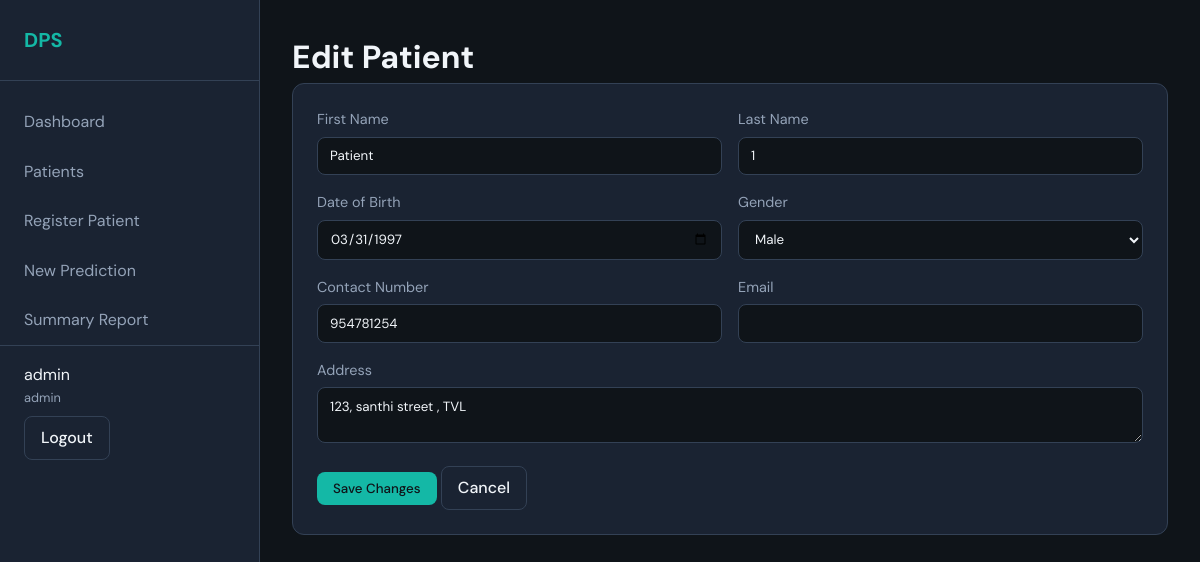
Page /patients/1/edit (signed in) on the committed database.
### app/models.py (models this page shows, shortened)
class User(UserMixin, db.Model):
    __tablename__ = 'users'
    id = db.Column(db.Integer, primary_key=True)
    username = db.Column(db.String(80), unique=True, nullable=False)
    email = db.Column(db.String(120), unique=True, nullable=False)
    password_hash = db.Column(db.String(256), nullable=False)
    role = db.Column(db.String(20), nullable=False)  # admin, doctor, nurse, staff
    created_at = db.Column(db.DateTime, default=datetime.utcnow)
    def can_manage_patients(self):
        return self.role in ('admin', 'doctor', 'nurse', 'staff')

class Patient(db.Model):
    __tablename__ = 'patients'
    id = db.Column(db.Integer, primary_key=True)
    patient_id = db.Column(db.String(20), unique=True, nullable=False)
    first_name = db.Column(db.String(100), nullable=False)
    last_name = db.Column(db.String(100), nullable=False)
    date_of_birth = db.Column(db.Date, nullable=False)
    gender = db.Column(db.String(10), nullable=False)
    contact_number = db.Column(db.String(20))
    email = db.Column(db.String(120))
    address = db.Column(db.Text)
    registered_by = db.Column(db.Integer, db.ForeignKey('users.id'))
    created_at = db.Column(db.DateTime, default=datetime.utcnow)
    updated_at = db.Column(db.DateTime, default=datetime.utcnow, onupdate=datetime.utcnow)
    predictions = db.relationship('Prediction', backref='patient', lazy='dynamic')

### app/routes/patient_routes.py (the view, shortened to what this page needs)
@patient_bp.route('/<int:id>/edit', methods=['GET', 'POST'])
@login_required
@require_staff
def edit(id):
    patient = Patient.query.get_or_404(id)
    return render_template('patients/edit.html', patient=patient)

### app/routes/patient_routes.py (called while the page is built)
def require_staff(f):
    @wraps(f)
    def decorated(*args, **kwargs):
        if not current_user.can_manage_patients():
            flash('Access denied. Staff role required.', 'error')
            return redirect(url_for('dashboard.overview'))
        return f(*args, **kwargs)
    return decorated

### app/templates/patients/edit.html (shortened to what this page needs)
{% extends "base.html" %}
{% block content %}
<h1>Edit Patient</h1>
<div class="card">
    <form method="POST" action="{{ url_for('patient.edit', id=patient.id) }}">
        <div style="display: grid; grid-template-columns: 1fr 1fr; gap: 1rem;">
            <div class="form-group">
                <label for="first_name">First Name</label>
                <input type="text" id="first_name" name="first_name" value="{{ patient.first_name }}" required>
            </div>
            <div class="form-group">
                <label for="last_name">Last Name</label>
                <input type="text" id="last_name" name="last_name" value="{{ patient.last_name }}" required>
            </div>
        </div>
        <div style="display: grid; grid-template-columns: 1fr 1fr; gap: 1rem;">
            <div class="form-group">
                <label for="date_of_birth">Date of Birth</label>
                <input type="date" id="date_of_birth" name="date_of_birth" value="{{ patient.date_of_birth }}" required>
            </div>
            <div class="form-group">
                <label for="gender">Gender</label>
                <select id="gender" name="gender" required>
                    <option value="Male" {% if patient.gender=='Male' %}selected{% endif %}>Male</option>
                </select>
            </div>
        </div>
        <div style="display: grid; grid-template-columns: 1fr 1fr; gap: 1rem;">
            <div class="form-group">
                <label for="contact_number">Contact Number</label>
                <input type="text" id="contact_number" name="contact_number" value="{{ patient.contact_number or '' }}">
            </div>
            <div class="form-group">
                <label for="email">Email</label>
                <input type="email" id="email" name="email" value="{{ patient.email or '' }}">
            </div>
        </div>
        <div class="form-group">
            <label for="address">Address</label>
            <textarea id="address" name="address" rows="2">{{ patient.address or '' }}</textarea>
        </div>
        <button type="submit" class="btn btn-primary">Save Changes</button>
        <a href="{{ url_for('patient.view', id=patient.id) }}" class="btn btn-secondary">Cancel</a>
    </form>
</div>
{% endblock %}

### app/templates/base.html (shortened to what this page needs)
<!DOCTYPE html>
<html lang="en">
<head>
</head>
<body>
    <div class="{% if current_user.is_authenticated %}layout{% endif %}">
        {% if current_user.is_authenticated %}
        <aside class="sidebar">
            <div class="sidebar-brand">DPS</div>
            <nav class="sidebar-nav">
                <a href="{{ url_for('dashboard.overview') }}">Dashboard</a>
                <a href="{{ url_for('patient.list_patients') }}">Patients</a>
                <a href="{{ url_for('patient.register') }}">Register Patient</a>
                <a href="{{ url_for('prediction.new') }}">New Prediction</a>
                <a href="{{ url_for('report.summary_report') }}">Summary Report</a>
            </nav>
            <div class="user-menu">
                <div>{{ current_user.username }}</div>
                <div style="font-size: 0.8rem; color: var(--text-muted);">{{ current_user.role }}</div>
                <a href="{{ url_for('auth.logout') }}" class="btn btn-secondary" style="margin-top: 0.5rem;">Logout</a>
            </div>
        </aside>
        {% endif %}
        <main class="main-content" {% if not current_user.is_authenticated %}style="max-width: 480px; margin: 0 auto; padding: 4rem 2rem;"{% endif %}>
            {% block content %}{% endblock %}
        </main>
    </div>
</body>
</html>

### app/templates/base.html (style rules this page uses)
:root { --bg-dark: #0f1419; --bg-card: #1a2332; --accent-teal: #14b8a6; --accent-blue: #3b82f6; --accent-amber: #f59e0b; --accent-red: #ef4444; --accent-green: #10b981; --text-primary: #f1f5f9; --text-muted: #94a3b8; --border: #334155; }
* { box-sizing: border-box; margin: 0; padding: 0; }
body { font-family: 'DM Sans', sans-serif; background: var(--bg-dark); color: var(--text-primary); min-height: 100vh; line-height: 1.6; }
.layout { display: flex; min-height: 100vh; }
.sidebar { width: 260px; background: var(--bg-card); border-right: 1px solid var(--border); padding: 1.5rem 0; }
.sidebar-brand { padding: 0 1.5rem 1.5rem; font-weight: 700; font-size: 1.25rem; color: var(--accent-teal); border-bottom: 1px solid var(--border); margin-bottom: 1rem; }
.sidebar-nav a { display: block; padding: 0.75rem 1.5rem; color: var(--text-muted); text-decoration: none; }
.main-content { flex: 1; padding: 2rem; overflow-y: auto; }
.btn { display: inline-block; padding: 0.5rem 1rem; border-radius: 8px; text-decoration: none; font-weight: 500; cursor: pointer; border: none; font-family: inherit; }
.btn-primary { background: var(--accent-teal); color: var(--bg-dark); }
.btn-secondary { background: var(--bg-card); color: var(--text-primary); border: 1px solid var(--border); }
.card { background: var(--bg-card); border: 1px solid var(--border); border-radius: 12px; padding: 1.5rem; margin-bottom: 1.5rem; }
.form-group { margin-bottom: 1rem; }
.form-group label { display: block; margin-bottom: 0.35rem; color: var(--text-muted); font-size: 0.9rem; }
.form-group input, .form-group select, .form-group textarea { width: 100%; padding: 0.6rem 0.75rem; border-radius: 8px; border: 1px solid var(--border); background: var(--bg-dark); color: var(--text-primary); font-family: inherit; }
.user-menu { margin-top: auto; padding: 1rem 1.5rem; border-top: 1px solid var(--border); }

### rows in the picture
User: username "admin", role "admin"
Patient: first_name "Patient", last_name "1", date_of_birth "03/31/1997", gender "Male", contact_number "954781254", address "123, santhi street , TVL"
